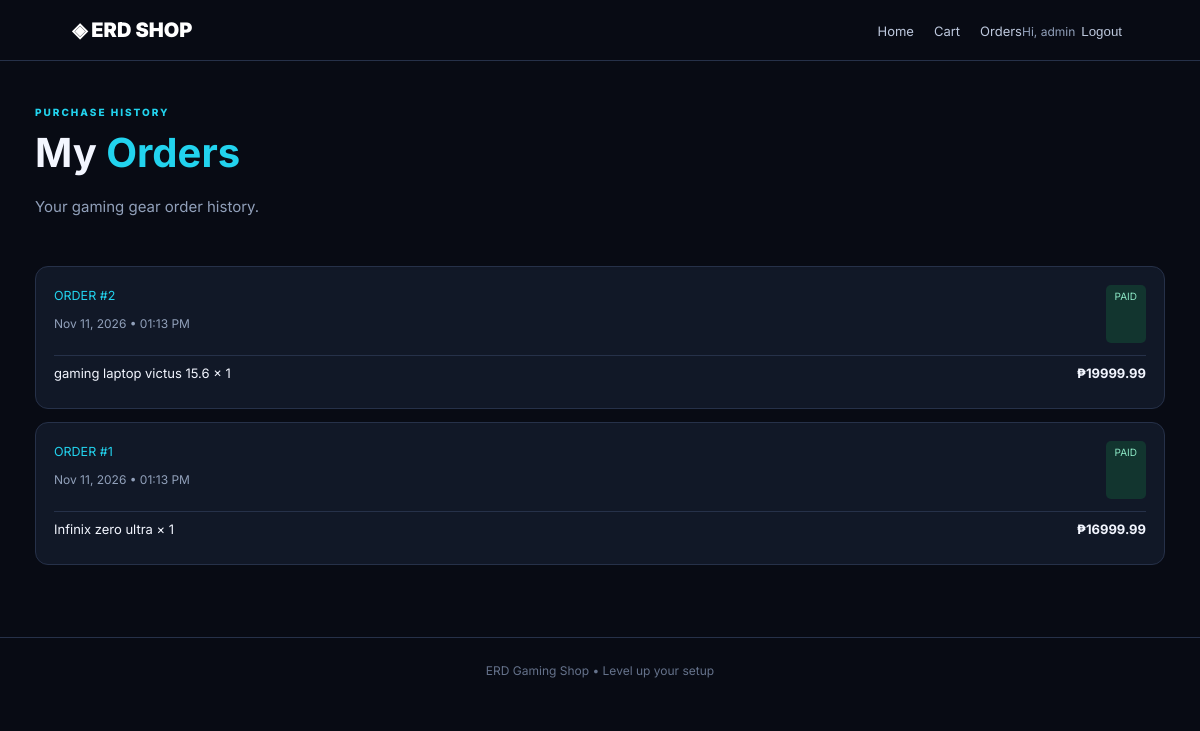
The app's page /orders/ (signed in) with its own data.
### store/models.py (models this page shows, shortened)
class User(AbstractUser):
    middle_name=models.CharField(max_length=100,blank=True)
    gender=models.CharField(max_length=30,blank=True)
    avatar=models.ImageField(upload_to="avatars/",blank=True,null=True)
    is_active=models.BooleanField(default=True)

class Transaction(models.Model):
    buyer=models.ForeignKey(User,on_delete=models.CASCADE,related_name="transactions")
    created_at=models.DateTimeField(auto_now_add=True)
    status=models.CharField(max_length=30,default="pending")

class ProductTransaction(models.Model):
    item=models.ForeignKey(Product,on_delete=models.PROTECT,related_name="order_lines")
    transaction=models.ForeignKey(Transaction,on_delete=models.CASCADE,related_name="product_transactions")
    quantity=models.PositiveIntegerField(default=1)
    unit_price=models.DecimalField(max_digits=10,decimal_places=2)

class Product(models.Model):
    name=models.CharField(max_length=180)
    description=models.TextField(blank=True)
    sku=models.CharField(max_length=60,unique=True)
    price=models.DecimalField(max_digits=10,decimal_places=2)
    stock=models.PositiveIntegerField(default=0)
    thumbnail=models.ImageField(upload_to="products/",blank=True,null=True)
    is_active=models.BooleanField(default=True)
    created_at=models.DateTimeField(auto_now_add=True)
    updated_at=models.DateTimeField(auto_now=True)

### store/views.py (the view)
# urls.py: path("orders/",views.orders,name="orders"),
@login_required
def orders(request):
    qs=Transaction.objects.filter(buyer=request.user).prefetch_related("product_transactions__item").order_by("-created_at")
    return render(request,"store/orders.html",{"orders":qs})

### templates/store/orders.html
{% extends "base.html" %}{% block title %}Orders | ERD Shop{% endblock %}{% block content %}<section class="pagehead"><span class="eyebrow">PURCHASE HISTORY</span><h1>My <em>Orders</em></h1><p>Your gaming gear order history.</p></section>{% for order in orders %}<article class="order"><div class="orderhead"><div><small>ORDER #{{ order.id }}</small><p>{{ order.created_at|date:"M d, Y • h:i A" }}</p></div><span class="status">{{ order.status|upper }}</span></div>{% for line in order.product_transactions.all %}<div class="orderitem"><span>{{ line.item.name }} × {{ line.quantity }}</span><b>₱{{ line.unit_price|floatformat:2 }}</b></div>{% endfor %}</article>{% empty %}<div class="empty"><h2>📦 No orders yet</h2><p>Your orders will appear here after checkout.</p><a class="primary" href="{% url 'home' %}">Shop now</a></div>{% endfor %}{% endblock %}

### templates/base.html (shortened to what this page needs)
{% load static %}<!doctype html><html lang="en"><head><link rel="stylesheet" href="{% static 'store/style.css' %}"></head><body>
<nav><a class="brand" href="{% url 'home' %}">◈ ERD SHOP</a><div class="navlinks"><a href="{% url 'home' %}">Home</a><a href="{% url 'cart' %}">Cart</a>{% if user.is_authenticated %}<a href="{% url 'orders' %}">Orders</a><span class="hello">Hi, {{ user.username }}</span><form method="post" action="{% url 'logout' %}" class="inline">{% csrf_token %}<button class="navbtn">Logout</button></form>{% else %}<a href="{% url 'login' %}">Login</a><a href="{% url 'register' %}" class="navregister">Register</a>{% endif %}</div></nav>
<main>{% for message in messages %}<div class="message">{{ message }}</div>{% endfor %}{% block content %}{% endblock %}</main><footer>ERD Gaming Shop • Level up your setup</footer></body></html>

### static/store/style.css (style rules this page uses)
:root { --bg:#080b14;--panel:#111827;--text:#f3f6ff;--muted:#91a0ba;--purple:#8055ed;--cyan:#22d3ee;--line:#263149 }
* { box-sizing:border-box }
body { margin:0;background:var(--bg);color:var(--text);font:15px Inter,Arial,sans-serif }
nav { position:sticky;top:0;z-index:4;display:flex;justify-content:space-between;align-items:center;gap:18px;flex-wrap:wrap;padding:18px 6%;background:#080b14;border-bottom:1px solid var(--line) }
a { color:var(--cyan) }
nav a { text-decoration:none;color:#bdc8dd;margin-left:20px;font-size:13px }
.brand { margin:0!important;font-size:20px;font-weight:900;color:white!important }
.hello { font-size:12px;color:var(--muted) }
.inline { display:inline }
.navbtn { background:none;border:0;color:#bdc8dd;cursor:pointer }
main { max-width:1180px;margin:auto;padding:0 25px 55px;min-height:72vh }
.eyebrow { color:var(--cyan);font-size:10px;letter-spacing:2px;font-weight:800 }
.hero em,.pagehead em { color:var(--cyan);font-style:normal }
.hero p,.pagehead p { color:var(--muted);margin:20px 0 25px }
.pagehead { padding:40px 0 25px }
.pagehead h1 { font-size:40px;margin:8px 0 }
.cartline,.summary,.order { background:var(--panel);border:1px solid var(--line);border-radius:13px;padding:18px;margin-bottom:13px }
.orderhead { display:flex;justify-content:space-between;border-bottom:1px solid var(--line);padding-bottom:12px }
.orderhead small { color:var(--cyan) }
.orderhead p { font-size:12px;color:var(--muted) }
.status { font-size:10px;color:#8be7c4;background:#12352f;padding:5px 9px;border-radius:5px }
.orderitem { display:flex;justify-content:space-between;padding:9px 0;font-size:13px }
footer { text-align:center;border-top:1px solid var(--line);padding:25px;color:#65728b;font-size:12px }

### records on screen
User: username "admin"
Transaction: id "2", created_at "Nov 11, 2026 • 01:13 PM", status "PAID"
ProductTransaction: item.name "gaming laptop victus 15.6", quantity "1", unit_price "19999.99"
Transaction: id "1", created_at "Nov 11, 2026 • 01:13 PM", status "PAID"
ProductTransaction: item.name "Infinix zero ultra", quantity "1", unit_price "16999.99"
